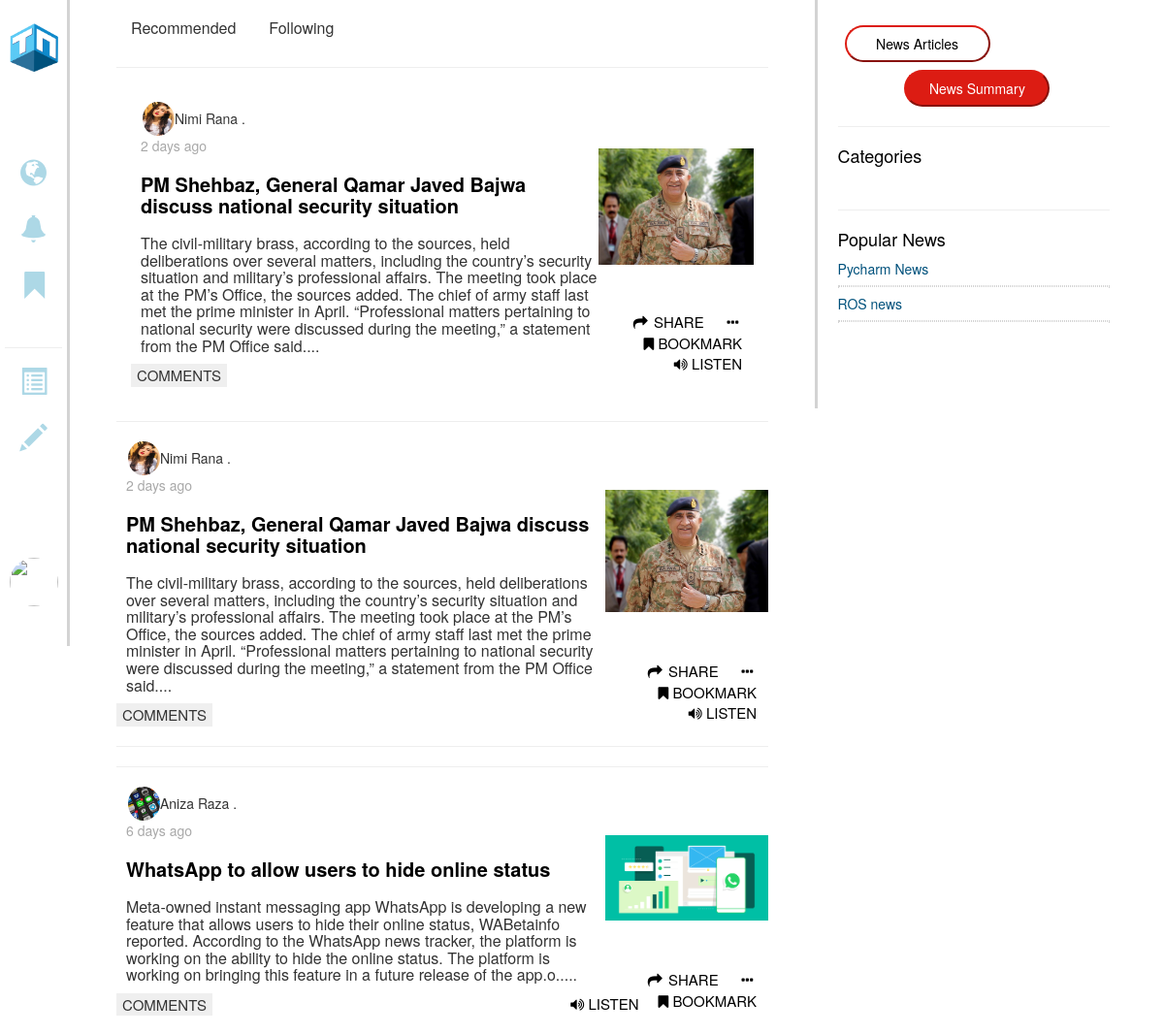
/newsSummary (signed in), run on an earlier commit of the app's database.
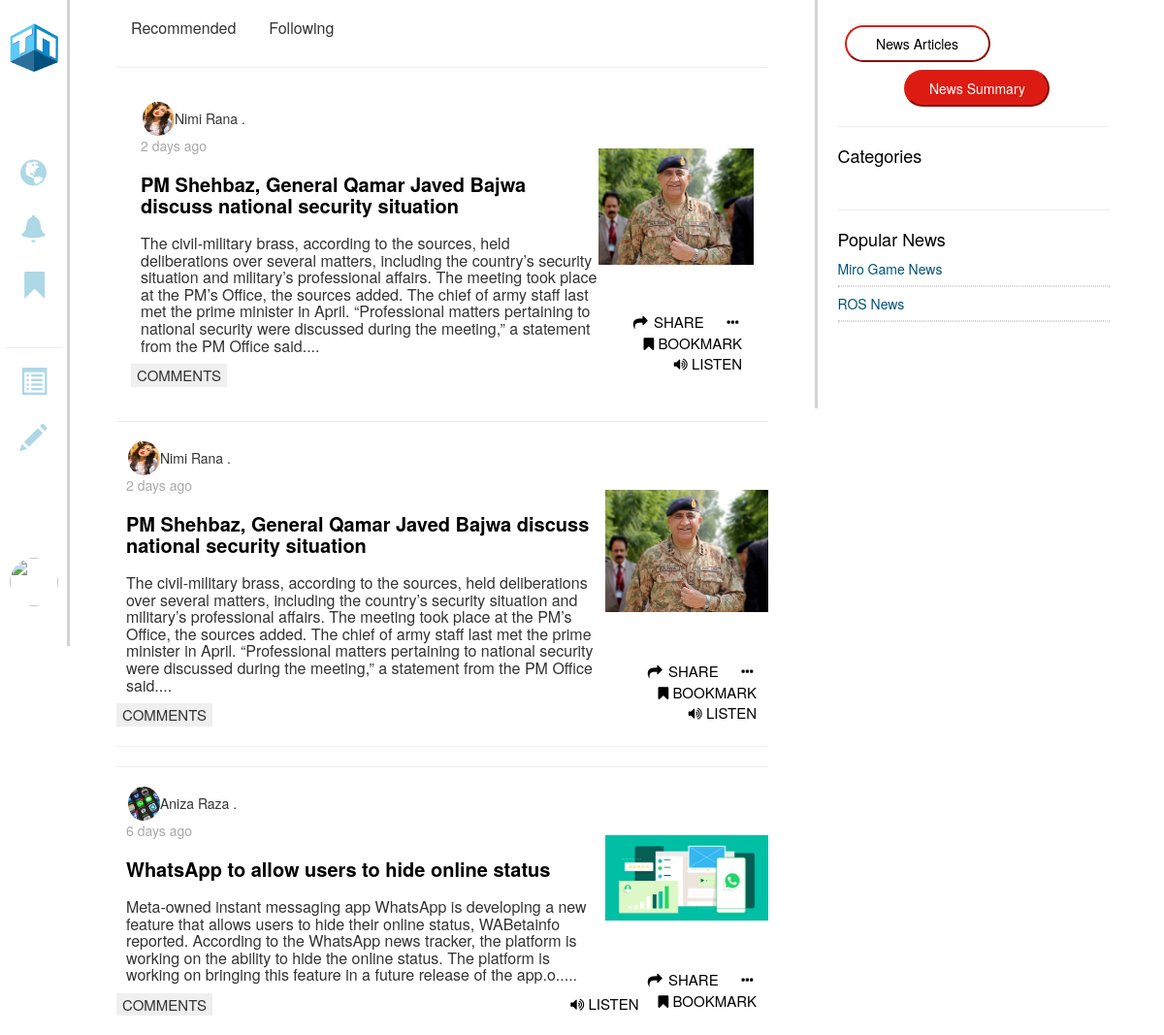
And on a later commit of the database.
### models.py (models this page shows)
class News(db.Model):
    id = Column(Integer, primary_key = True)
    post_id = Column(Integer, ForeignKey('posts.id'), nullable=False)
    title = Column(String, nullable=False)
    category_id = Column(Integer, ForeignKey('categories.id'), nullable=False)
    image = Column(BLOB, nullable=False)
    mimetype = Column(String, nullable=False)
    views = Column(Integer, nullable=False)
    published = Column(Boolean, nullable = False)
    commented_news = db.relationship('Comments', backref = backref('commented_news'), cascade = 'all, delete')

### app.py (the view)
@app.route("/newsSummary")
@login_required
def news_summary():
    popular_news = News.query.filter(News.published == True).order_by(News.views.desc()).all()
    return render_template("NewsSummary.html", popular_news = popular_news)

### app.py (called while the page is built)
@login_manager.user_loader
def load_user(user_id):
    return Users.query.get(int(user_id))

### templates/NewsSummary.html (shortened to what the changed rows need)
{% extends 'base.html' %}
{% block main %}
<section class="GContent">
    <div class="G1">
        <div class="panel-group" id="accordion">
            <div class="panel panel-default">
                <div id="collapse1" class="panel-collapse collapse in">
                    <div class="panel-body" style="border-style: none;">
                        <div class="Gformat">
                            <a href="/articleView">
                                <h2>PM Shehbaz, General Qamar Javed Bajwa discuss national security situation</h2>
                            </a>
                        </div>
                    </div>
                    <div class="Gformat">
                        <a href="#">
                            <h2>PM Shehbaz, General Qamar Javed Bajwa discuss national security situation</h2>
                        </a>
                    </div>
                </div>
            </div>
            <div class="panel panel-default">
                <div class="Gformat">
                    <a href="#">
                        <h2>WhatsApp to allow users to hide online status</h2>
                    </a>
                </div>
            </div>
        </div>
    </div>
    {% include 'right_popular_news.html' %}
</section>
{% endblock %}

### templates/right_popular_news.html (shortened to what this page needs)
<div class="S2" style="width: 30%; padding: 0 3px">
  <div class="S21" style="width: 90%; padding: 5%">
    <a href="{{ url_for('generalist_news') }}"><button class="buttonN1">News Articles</button></a>
    <a href="{{ url_for('news_summary') }}"><button class="buttonA1">News Summary</button></a>
    <hr />
    <div class="pb-3">
      <div class="mb-3">
        <h4>Categories</h4>
      </div>
    </div>
    <hr />
    <div class="popular">
      <div class="mb-3">
        <h4>Popular News</h4>
      </div>
      <div style="color: black; text-align: left; margin-bottom: 12px">
        {% if popular_news %}
        {% for news in popular_news %}
        <a href="{{ url_for('summary_view', news_id=news.id) }}">{{ news.title }}</a>
        <hr style="
              border: 0.1px dotted;
              margin-top: 7px;
              margin-bottom: 7px;
              color: lightgray;
            " />
        {% endfor %}
        {% endif%}
      </div>
    </div>
  </div>
  <br /><br /><br />
</div>

What changed in the data, as far as the page shows it:
removed News: title "ROS news"
changed News: title "Pycharm News" → "Miro Game News"
now on this page (row edited): News: title "ROS News"
